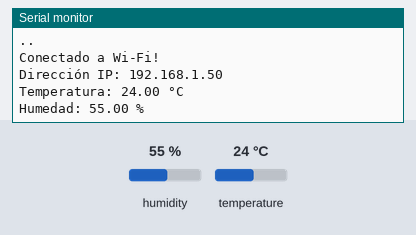
A program run on a simulated ESP32. Shown: the last lines printed to the serial monitor. The test bench sets the inputs (shaded band); at power-on: humidity 55 %, temperature 24 °C. WiFi joins after 1.5 s; servers stay silent unless stated.

Above: at 3.2 s.
3.3 s: humidity set to 22 %
At 4.7 s:
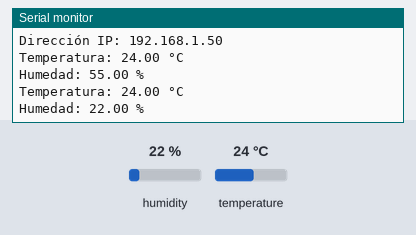
6.0 s: temperature set to 12 °C
At 6.4 s:
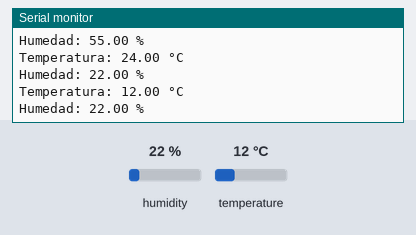
8.7 s: humidity set to 40 %
At 11.1 s:
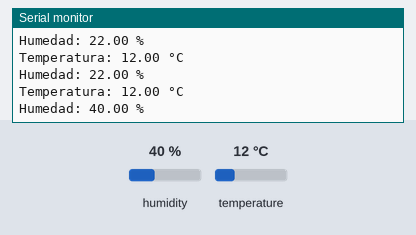
Timing chart, 0 to 12.6 s (numbered marks = the images above; inputs shaded):
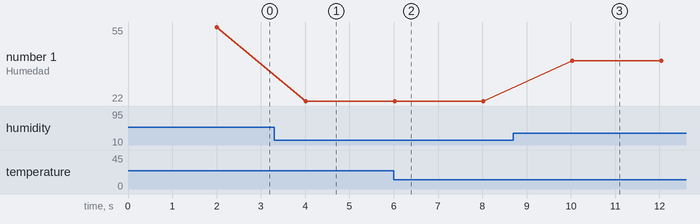

The program:

main.cpp
```cpp
#include <Adafruit_Sensor.h>
#include <DHT.h>
#include <DHT_U.h>
#include <WiFi.h>

// Configuración del sensor DHT
#define DHTPIN 15       // Pin GPIO conectado al DHT22
#define DHTTYPE DHT22  // Tipo de sensor DHT
DHT dht(DHTPIN, DHTTYPE);

// Configuración de la red Wi-Fi
const char* ssid = "ESBACHA";
const char* password = "29349218E";

void setup() {
  // Inicializa el puerto serial
  Serial.begin(115200);

  // Inicializa el sensor DHT
  Serial.println("Inicializando sensor DHT...");
  dht.begin();

  // Conexión a Wi-Fi
  Serial.println("Conectando a Wi-Fi...");
  WiFi.begin(ssid, password);

  while (WiFi.status() != WL_CONNECTED) {
    delay(1000);
    Serial.print(".");
  }
  Serial.println("\nConectado a Wi-Fi!");
  Serial.print("Dirección IP: ");
  Serial.println(WiFi.localIP());
}

void loop() {
  // Lee los valores de temperatura y humedad
  float temperature = dht.readTemperature();
  float humidity = dht.readHumidity();

  // Verifica si hubo errores al leer el sensor
  if (isnan(temperature) || isnan(humidity)) {
    Serial.println("Error leyendo del sensor DHT!");
    delay(2000); // Espera antes de reintentar
    return;
  }

  // Muestra los datos en el monitor serial
  Serial.print("Temperatura: ");
  Serial.print(temperature);
  Serial.println(" °C");

  Serial.print("Humedad: ");
  Serial.print(humidity);
  Serial.println(" %");

  delay(2000); // Lee los datos cada 2 segundos
}
```

Measured:
- after the input at 3.3 s, the serial monitor: prints a new line after 0.71 s (image 1)
- after the input at 6.0 s, the serial monitor: prints a new line at once (image 2)
- after the input at 8.7 s, the serial monitor: prints a new line after 1.3 s (image 3)
- plotted number 1: 55 → 22 after the input at 3.3 s, 22 → 40 after the input at 8.7 s
